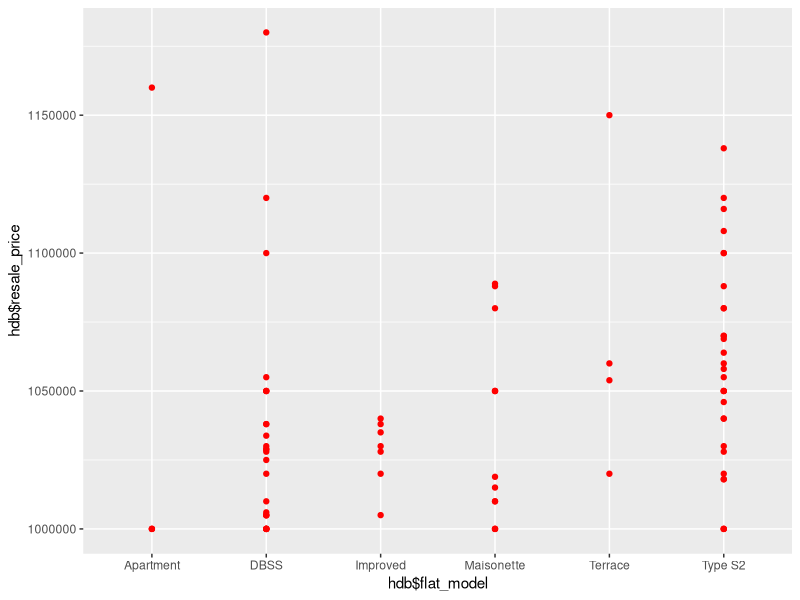
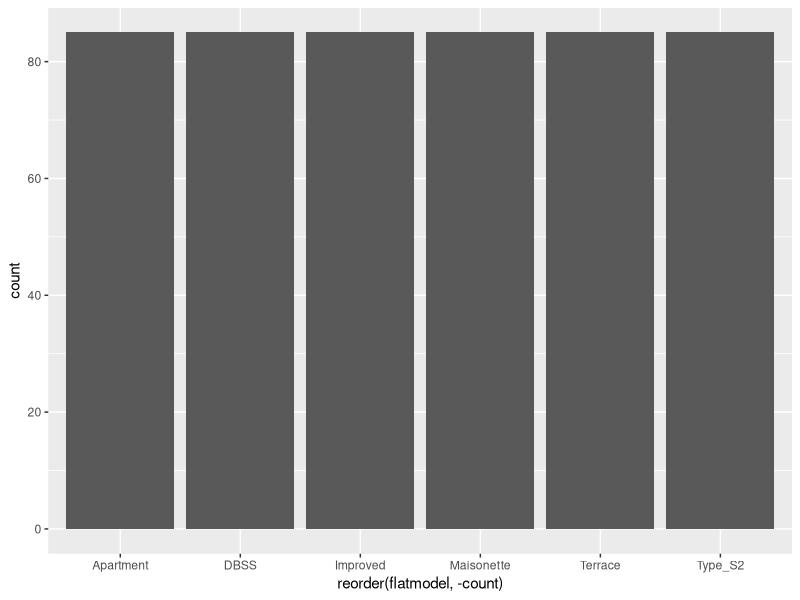
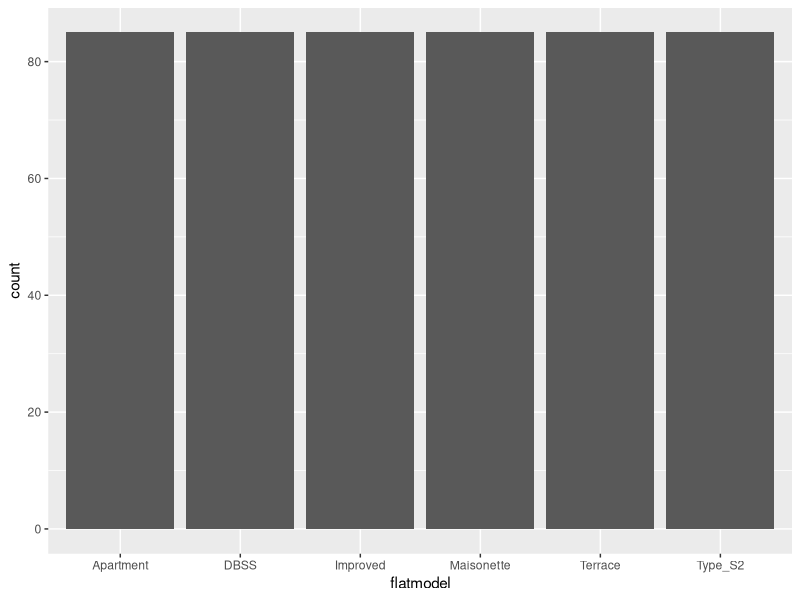
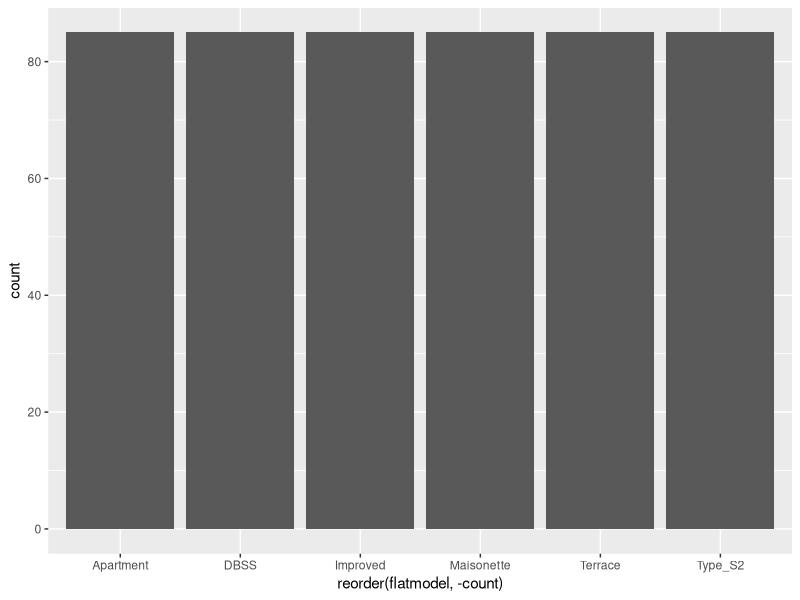

These figures' R source, in order:
#High Resale Prices

hdb<-read.csv("./Datasets/insight 2.csv")
hdb

library(ggplot2)
ggplot(hdb,aes(x=hdb$flat_model,y=hdb$resale_price)) +
  geom_point(fill="pink",color ="red")

levels(hdb$flat_model)

DBSS <- nrow(filter(hdb, hdb$flat_model=="DBSS"))
Maisonette <- nrow(filter(hdb, hdb$flat_model=="Maisonette"))
Type_S2 <- nrow(filter(hdb, hdb$flat_model=="Type S2"))
Terrace <- nrow(filter(hdb, hdb$flat_model=="Terrace"))
Improved <- nrow(filter(hdb, hdb$flat_model=="Improved"))
Apartment <- nrow(filter(hdb, hdb$flat_model=="Apartment"))

flatmodel<-c("DBSS","Maisonette","Type_S2","Terrace","Improved","Apartment")
count<-as.numeric(c(DBSS,Maisonette,Type_S2,Terrace,Improved,Apartment))

data<-data.frame(cbind(flatmodel,count))
data

data$count <- as.numeric(as.character(data$count))

ggplot(data=data, aes(x=reorder(flatmodel,-count),y=count)) +
  geom_bar(stat = "identity")

ggplot(data=data, aes(x=flatmodel,y=count)) +
  geom_bar(stat="identity")

data$count <- as.numeric(as.character(data$count))

ggplot(data=data, aes(x=reorder(flatmodel,-count),y=count)) +
  geom_bar(stat = "identity")
